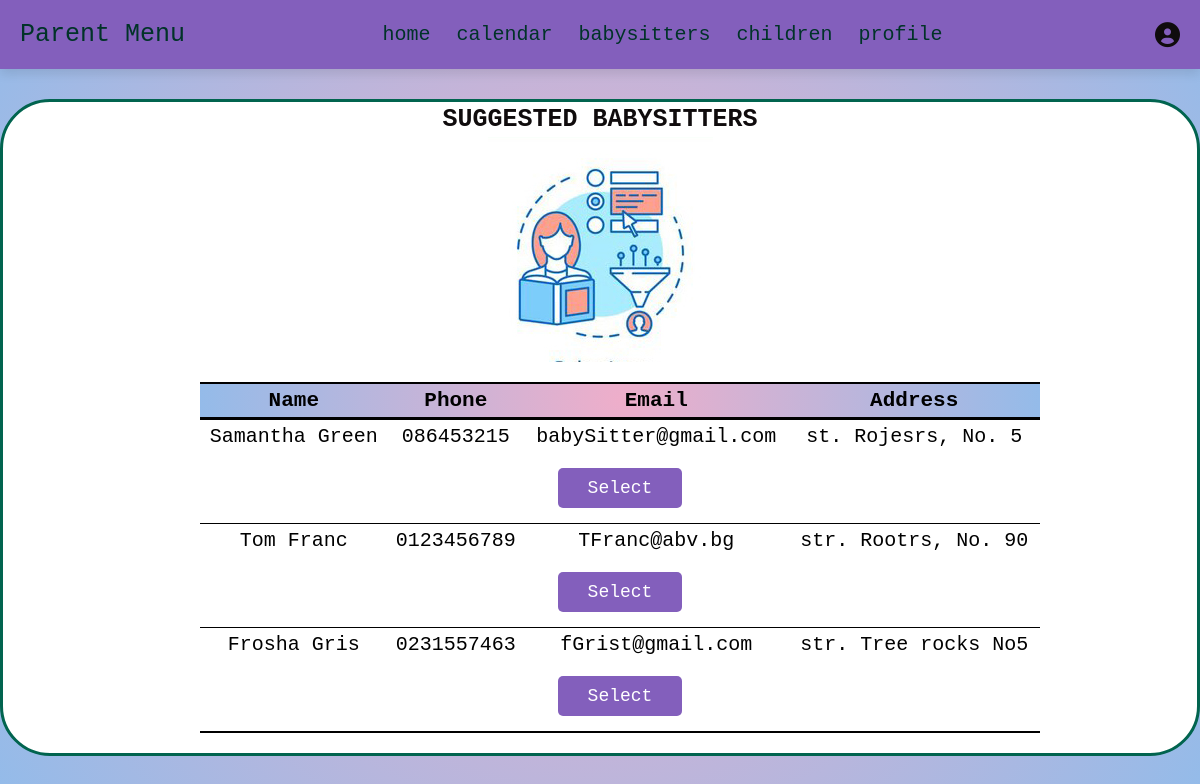
Page /php/parent/babysitters.php (signed in) on the committed database.
### tables this page shows
CREATE TABLE `users` (
  `id` varchar(100) NOT NULL,
  `fullname` varchar(100) NOT NULL,
  `address` varchar(100) NOT NULL,
  `phone` varchar(100) NOT NULL,
  `name` varchar(100) NOT NULL,
  `email` varchar(100) NOT NULL,
  `password` varchar(100) NOT NULL,
  `user_type` varchar(20) NOT NULL
);

### php/parent/babysitters.php (the view, shortened to what this page needs)
<?php
include '../common/config.php';
?>
<!DOCTYPE html>
<html lang="en">
<head>
    <link rel="stylesheet" href="https://cdnjs.cloudflare.com/ajax/libs/font-awesome/6.0.0/css/all.min.css">
    <link rel="stylesheet" href="../../css/style.css">
</head>
<body>
    <?php include 'parent_header.php'; ?>
    <section class="babysitters">
        <div class="content">
            <div class="menu-element">
                <h3>
                    Suggested Babysitters
                </h3>
                <img class="image" src="../../assets/icons/babysitter.jpg" alt="">
                <div class="suggested_babysitters">
                    <?php
                    $select_babysitter = mysqli_query($conn, "SELECT * FROM `users` WHERE user_type = 'babysitter'") or die('query failed');
                    if (mysqli_num_rows($select_babysitter) > 0) {
                        ?>
                        <table class="data-table">
                            <thead>
                                <tr>
                                    <th>Name</th>
                                    <th>Phone</th>
                                    <th>Email</th>
                                    <th>Address</th>
                                </tr>
                            </thead>
                            <?php
                            while ($fetch_babysitter = mysqli_fetch_assoc($select_babysitter)) {
                                ?>
                                <tbody>
                                    <tr class="suggested-babysitter">
                                        <td><?php echo $fetch_babysitter['fullname']; ?></td>
                                        <td>
                                            <?php echo $fetch_babysitter['phone']; ?>
                                        </td>
                                        <td>
                                            <?php echo $fetch_babysitter['email']; ?>
                                        </td>
                                        <td>
                                            <?php echo $fetch_babysitter['address']; ?>
                                        </td>
                                    </tr>
                                    <tr class="suggested-babysitter-selec">
                                        <td colspan="4">
                                            <form action="" method="post">
                                                <input type="submit" name="select_babysitter" value="select" class="option-btn">
                                            </form>
                                        </td>
                                    </tr>
                                </tbody>
                        </div>
                        <?php
                            }
                    } else {
                        echo '<p>There are no registered babysitters yet!</p>';
                    }
                    ?>
    </section>
</body>
</html>

### php/parent/parent_header.php (shortened to what this page needs)
<header class="header">
   <div class="header-2">
      <div class="flex">
         <a href="parent.php" class="logo">Parent Menu</a>
         <nav class="navbar">
            <a href="parent.php">home</a>
            <a href="calendar_children.php">calendar</a>
            <a href="babysitters.php">babysitters</a>
            <a href="children.php">children</a>
            <a href="profile.php">profile</a>
         </nav>
         <div class="icons">
            <div id="user-btn" class="fa-solid fa-circle-user"></div>
         </div>
      </div>
   </div>
</header>

### css/style.css (style rules this page uses)
:root { --dark-green: #013328; --light-green: #01644f; --red: #c0392b; --black: #100c0d; --purple: #835fbc; --dark-bg: #888870; --light-bg: #f3d4ff; --border: .1rem solid var(--black); --box-shadow: 0 .5rem 1rem rgba(0, 0, 0, .1); }
* { font-family: 'Century Gothic', monospace; margin: 0; padding: 0; box-sizing: border-box; outline: none; border: none; text-decoration: none; transition: all .2s linear; }
* { scrollbar-width: thin; scrollbar-color: #795fbc #eeaeca; }
html { background-color: #ffd5af; background: rgb(238, 174, 202); background: radial-gradient(circle, rgba(238, 174, 202, 1) 0%, rgba(148, 187, 233, 1) 100%); font-size: 62.5%; overflow-x: hidden; }
section { padding: 3rem 2rem; }
.btn, .option-btn, .delete-btn, .white-btn { display: inline-block; margin: 1rem; padding: 1rem 3rem; cursor: pointer; color: white; font-size: 1.8rem; border-radius: .5rem; text-transform: capitalize; }
.option-btn { background-color: var(--purple); }
.header .header-2 { background-color: var(--purple); box-shadow: var(--box-shadow); }
.header .header-2 .flex { padding: 2rem; display: flex; align-items: center; justify-content: space-between; max-width: 1200px; margin: 0 auto; position: relative; }
.header .header-2 .flex .logo { font-size: 2.5rem; color: var(--dark-green); }
.header .header-2 .flex .navbar a { margin: 0 1rem; font-size: 2rem; color: var(--dark-green); }
.header .header-2 .flex .icons>* { font-size: 2.5rem; color: var(--black); cursor: pointer; margin-left: 1.5rem; }
.home, .children, .babysitters { position: relative; min-height: 70vh; background-size: cover; background-position: center; display: flex; align-items: center; justify-content: center; }
.children .content h3, .babysitters .content h3 { margin: 0.3rem; font-size: 2.5rem; color: var(--black); text-transform: uppercase; }
.babysitters .content { position: relative; text-align: center; grid-template-rows: flex; flex-direction: column; align-items: center; justify-content: center; }
.babysitters .content .menu-element { position: relative; width: 120rem; display: flex; flex-direction: column; align-items: center; justify-content: center; border: #01644f; border-style: solid; border-radius: 5rem; background-color: white; z-index: 0; }
table.data-table { min-width: 800px; font-size: 2rem; margin: 2rem; border: 2px solid #000000; border-left: 0; border-right: 0; width: 100%; text-align: center; border-collapse: collapse; }
table.data-table td, table.data-table th { border: 1px solid #000000; border-left: 0; border-right: 0; padding: 5px 4px; }
table.data-table thead { background-color: #ffd5af; background: rgb(238, 174, 202); background: radial-gradient(circle, rgba(238, 174, 202, 1) 0%, rgba(148, 187, 233, 1) 100%); border-bottom: 3px solid #000000; }
table.data-table thead th { font-size: 2.1rem; font-weight: bold; color: #000000; text-align: center; }
tr.suggested-babysitter td { border-bottom: 0; }
tr.suggested-babysitter-selec td { border-top: 0; }

### rows in the picture
users: fullname "Samantha Green", phone "086453215", email "babySitter@gmail.com", address "st. Rojesrs, No. 5"
users: fullname "Tom Franc", phone "0123456789", email "TFranc@abv.bg", address "str. Rootrs, No. 90"
users: fullname "Frosha Gris", phone "0231557463", email "fGrist@gmail.com", address "str. Tree rocks No5"
